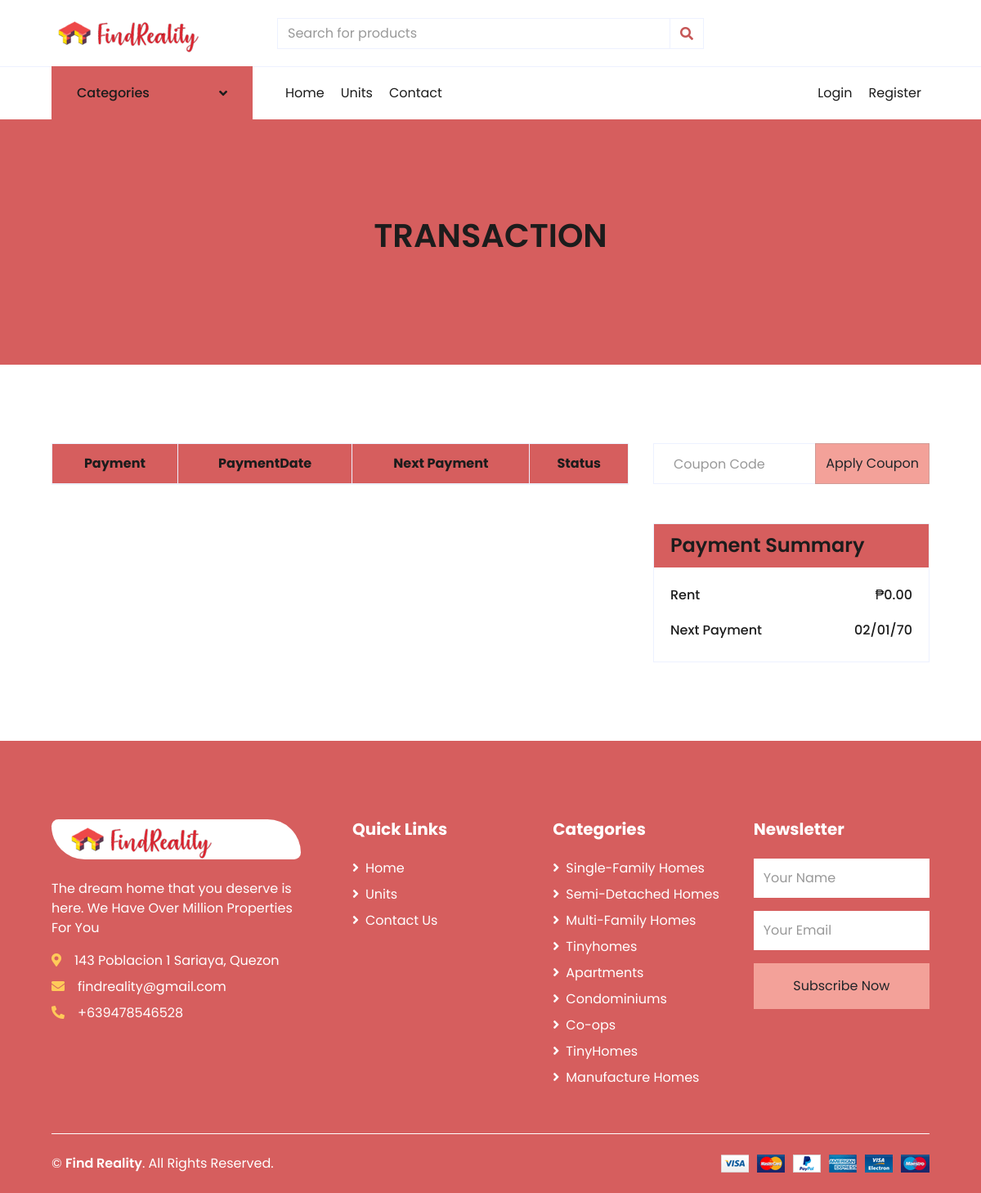
The app's page /cart.php with its own data.
### tables this page shows
CREATE TABLE `categories` (
  `ID` int(11) NOT NULL,
  `Category` text NOT NULL,
  `picture` text NOT NULL
);

### cart.php (the view, shortened to what this page needs)
<?php include('function/config.php') ?>
<!DOCTYPE html>
<html lang="en">
<head>
    <link href="https://cdnjs.cloudflare.com/ajax/libs/font-awesome/5.10.0/css/all.min.css" rel="stylesheet">
    <link href="lib/owlcarousel/assets/owl.carousel.min.css" rel="stylesheet">
    <link href="css/style.css" rel="stylesheet">
</head>
<body>
    <div class="container-fluid">
        <div class="row align-items-center py-3 px-xl-5">
            <div class="col-lg-3 d-none d-lg-block">
                <a href="index.php" class="text-decoration-none">
                    <h1 class="m-0 display-5 font-weight-semi-bold"><img src="img/logo.png"></h1>
                </a>
            </div>
            <div class="col-lg-6 col-6 text-left">
                <form action="">
                    <div class="input-group">
                        <input type="text" class="form-control" placeholder="Search for products">
                        <div class="input-group-append">
                            <span class="input-group-text bg-transparent text-primary">
                                <i class="fa fa-search"></i>
                            </span>
                        </div>
                    </div>
                </form>
            </div>
        </div>
    </div>
    <div class="container-fluid">
        <div class="row border-top px-xl-5">
            <div class="col-lg-3 d-none d-lg-block">
                <a class="btn shadow-none d-flex align-items-center justify-content-between bg-primary text-white w-100" data-toggle="collapse" href="#navbar-vertical" style="height: 65px; margin-top: -1px; padding: 0 30px;">
                    <h6 class="m-0">Categories</h6>
                    <i class="fa fa-angle-down text-dark"></i>
                </a>
            </div>
            <div class="col-lg-9">
                <nav class="navbar navbar-expand-lg bg-light navbar-light py-3 py-lg-0 px-0">
                    <div class="collapse navbar-collapse justify-content-between" id="navbarCollapse">
                        <div class="navbar-nav mr-auto py-0">
                            <a href="index.php" class="nav-item nav-link">Home</a>
                            <a href="shop.php?search=all&page=1" class="nav-item nav-link">Units</a>
                            <a href="contact.php" class="nav-item nav-link">Contact</a>
                        </div>
                        <div class="navbar-nav ml-auto py-0">
                            <?php
                            if(isset($_SESSION['login_user'])){
                                if($_SESSION==''){
                                    echo "<a href='login.php' class='nav-item nav-link'>Login</a>";
                                    echo "<a href='register.php' class='nav-item nav-link'>Register</a>";
                                }else{
                                    $query="select * from userinfo where ID = '".$_SESSION['userid']."'";
                                    $res=mysqli_query($con,$query);
                                    $row = mysqli_fetch_array($res);
                                    echo "<a href='profile.php' class='nav-item nav-link'>".$row['FirstName']." ".$row['LastName']."</a>";
                                    echo "<a href='logout.php' class='nav-item nav-link'>Logout</a>";
                                }
                            }else{
                                echo "<a href='login.php' class='nav-item nav-link'>Login</a>";
                                echo "<a href='register.php' class='nav-item nav-link'>Register</a>";
                            }
                            ?>
                        </div>
                    </div>
                </nav>
            </div>
        </div>
    </div>
    <div class="container-fluid bg-secondary mb-5">
        <div class="d-flex flex-column align-items-center justify-content-center" style="min-height: 300px">
            <h1 class="font-weight-semi-bold text-uppercase mb-3"><span class="bg-secondary px-2">Transaction</span></h1>
        </div>
    </div>
    <div class="container-fluid pt-5">
        <div class="row px-xl-5">
            <div class="col-lg-8 table-responsive mb-5">
                <table class="table table-bordered text-center mb-0">
                    <thead class="bg-secondary text-dark">
                        <tr>
                            <th>Payment</th>
                            <th>PaymentDate</th>
                            <th>Next Payment</th>
                            <th>Status</th>
                        </tr>
                    </thead>
                </table>
            </div>
            <div class="col-lg-4">
                <form class="mb-5" action="">
                    <div class="input-group">
                        <input type="text" class="form-control p-4" placeholder="Coupon Code">
                        <div class="input-group-append">
                            <button class="btn btn-primary">Apply Coupon</button>
                        </div>
                    </div>
                </form>
                <?php
                        $sqlt="select * from translist where userid = '".$_SESSION['userid']."' and houseid='".$_GET['id']."' order by ID DESC";
                        $rest=mysqli_query($con,$sqlt);
                        $rowt = mysqli_fetch_array($rest);
                        ?>
                <div class="card border-secondary mb-5">
                    <div class="card-header bg-secondary border-0">
                        <h4 class="font-weight-semi-bold m-0">Payment Summary</h4>
                    </div>
                    <div class="card-body">
                        <div class="d-flex justify-content-between mb-3 pt-1">
                            <h6 class="font-weight-medium">Rent</h6>
                            <h6 class="font-weight-medium">&#8369;<?php
                            $price=$rowt['Payment'];
                            $converted=number_format($price,2,'.',',');
                            echo $converted;?></h6>
                        </div>
                        <div class="d-flex justify-content-between">
                            <h6 class="font-weight-medium">Next Payment</h6>
                            <h6 class="font-weight-medium"><?php echo $ndate=date('m/d/y', strtotime("+1 months", strtotime($rowt['NextPayment']))); ?></h6>
                        </div>
                    </div>
                </div>
            </div>
        </div>
    </div>
    <?php include('footer.php')?>
</body>
</html>

### footer.php
<div class="container-fluid bg-secondary text-light mt-5 pt-5">
        <div class="row px-xl-5 pt-5">
            <div class="col-lg-4 col-md-12 mb-5 pr-3 pr-xl-5">
                <a href="" class="text-decoration-none">
                    <h1 class="mb-4 display-5 font-weight-semi-bold" style="background-color: white; border-radius: 10px 50px 10px 50px;"><span class="text-primary font-weight-bold px-3 mr-1"><img src="img/logo.png"></span></h1>
                </a>
                <p style="color: white;">The dream home that you deserve is here. We Have Over Million Properties For You</p>
                <p style="color: white;" class="mb-2"><i class="fa fa-map-marker-alt mr-3" style="color:#ffca59;"></i>143 Poblacion 1 Sariaya, Quezon</p>
                <p  style="color: white;" class="mb-2"><i class="fa fa-envelope mr-3" style="color:#ffca59;"></i>findreality@gmail.com</p>
                <p style="color: white;" class="mb-0"><i class="fa fa-phone-alt mr-3" style="color:#ffca59;"></i>+639478546528</p>
            </div>
            <div class="col-lg-8 col-md-12">
                <div class="row">
                    <div class="col-md-4 mb-5">
                        <h5 class="font-weight-bold text-light mb-4">Quick Links</h5>
                        <div class="d-flex flex-column justify-content-start">
                            <a class="text-light mb-2" href="index.php"><i class="fa fa-angle-right mr-2"></i>Home</a>
                            <a class="text-light mb-2" href="shop.php?search=all&page=1"><i class="fa fa-angle-right mr-2"></i>Units</a>
                            <a class="text-light" href="contact.php"><i class="fa fa-angle-right mr-2"></i>Contact Us</a>
                        </div>
                    </div>
                    <div class="col-md-4 mb-5">
                        <h5 class="font-weight-bold text-light mb-4">Categories</h5>
                        <div class="d-flex flex-column justify-content-start">
                            <?php
                            $query = "select * from categories";
                            $res = mysqli_query($con,$query);
                            while($row = mysqli_fetch_array($res)):
                            ?>
                            <a class="text-light mb-2" href="shop.php?id=<?php echo $row['Category']?>&search=categories&page=1"><i class="fa fa-angle-right mr-2"></i><?php echo $row['Category'] ?></a>
                            <?php endwhile ?>
                        </div>
                    </div>
                    <div class="col-md-4 mb-5">
                        <h5 class="font-weight-bold text-light mb-4">Newsletter</h5>
                        <form action="send.php" method="POST">
                            <div class="form-group">
                                <input type="text" name="name1" class="form-control border-0 py-4" placeholder="Your Name" required="required" />
                            </div>
                            <div class="form-group">
                                <input type="email" name="email" class="form-control border-0 py-4" placeholder="Your Email"
                                    required="required" />
                            </div>
                            <div>
                                <button class="btn btn-primary btn-block border-0 py-3" name="send" type="submit">Subscribe Now</button>
                            </div>
                        </form>
                    </div>
                </div>
            </div>
        </div>
        <div class="row border-top border-light mx-xl-5 py-4">
            <div class="col-md-6 px-xl-0">
                <p class="mb-md-0 text-center text-md-left text-light">
                    &copy; <a class="text-light font-weight-semi-bold" href="#">Find Reality</a>. All Rights Reserved.
                </p>
            </div>
            <div class="col-md-6 px-xl-0 text-center text-md-right">
                <img class="img-fluid" src="img/payments.png" alt="">
            </div>
        </div>
    </div>

### records on screen
categories: Category "Single-Family Homes"
categories: Category "Semi-Detached Homes"
categories: Category "Multi-Family Homes"
categories: Category "Tinyhomes"
categories: Category "Apartments"
categories: Category "Condominiums"
categories: Category "Co-ops"
categories: Category "TinyHomes"
categories: Category "Manufacture Homes"

### other values on screen
$converted "0.00"
